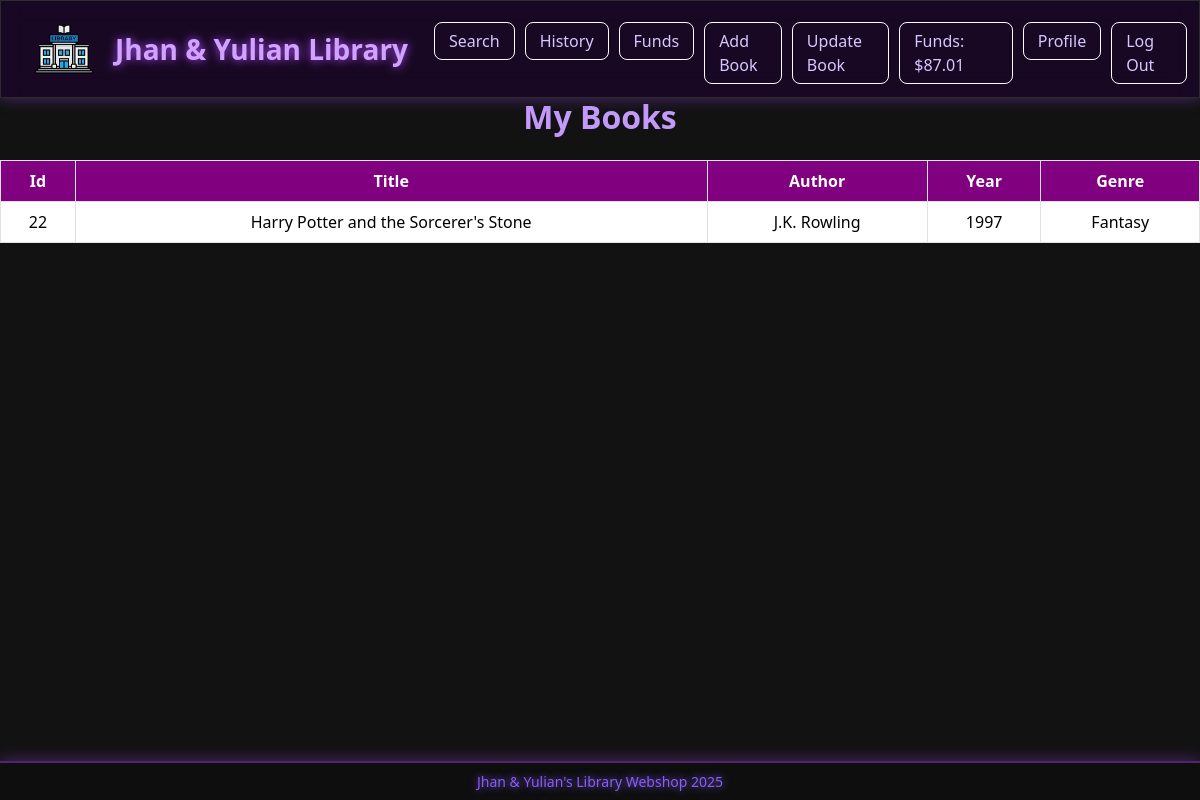
The page / (signed in) on the database its author committed.
### tables this page shows
CREATE TABLE users (
    id INTEGER PRIMARY KEY AUTOINCREMENT NOT NULL,
    username VARCHAR(30) NOT NULL UNIQUE,
    first_name VARCHAR(30) NOT NULL,
    last_name VARCHAR(30) NOT NULL,
    birth_date DATE,
    password_hash TEXT NOT NULL,
    funds NUMERIC NOT NULL DEFAULT 100.00
);

CREATE TABLE purchases (
    id INTEGER PRIMARY KEY AUTOINCREMENT NOT NULL,
    user_id INTEGER NOT NULL,
    book_id INTEGER NOT NULL,
    price NUMERIC NOT NULL,
    purchase_date DATETIME DEFAULT CURRENT_TIMESTAMP,
    FOREIGN KEY (user_id) REFERENCES users(id),
    FOREIGN KEY (book_id) REFERENCES books(id)
);

CREATE TABLE books (
    id INTEGER PRIMARY KEY AUTOINCREMENT NOT NULL,
    title VARCHAR(255) NOT NULL,
    author VARCHAR(255) NOT NULL,
    published_year INTEGER NOT NULL,
    genre VARCHAR(100) NOT NULL,
    price NUMERIC NOT NULL
);

### app.py (the view)
@app.route("/")
@login_required
def index():
    id = session["user_id"]
    funds = get_funds(id)
    books = db.execute("""SELECT * FROM books as b JOIN purchases as p
                            ON p.book_id = b.id
                            WHERE user_id = ?
                            ORDER BY title DESC""", session["user_id"])
    return render_template("index.html", funds=funds, books=books)

### app.py (called while the page is built)
@app.after_request
def after_request(response):
    response.headers["Cache-Control"] = "no-cache, no-store, must-revalidate"
    response.headers["Expires"] = 0
    response.headers["Pragma"] = "no-cache"
    return response

def get_funds(id):
    return db.execute("SELECT funds FROM users WHERE id = ?", id)[0]["funds"]

### helpers.py (called while the page is built)
def login_required(f):
    @wraps(f)
    def decorated_function(*args, **kwargs):
        user_role = session.get("role_id")
        if session.get("user_id") is None or user_role is None:
            return redirect("/login")
        return f(*args, **kwargs)
    return decorated_function

def usd(value):
    return f"${value:,.2f}"

### templates/index.html (shortened to what this page needs)
{% extends "layout.html" %}
{% block main %}
<h2 class="text-center mb-4" style="color: purple; font-weight: bold;">
    My Books
</h2>
<table class="table table-bordered text-center">
    <thead>
        <tr>
            <th style="background-color: purple !important; color: white !important;">Id</th>
            <th style="background-color: purple !important; color: white !important;">Title</th>
            <th style="background-color: purple !important; color: white !important;">Author</th>
            <th style="background-color: purple !important; color: white !important;">Year</th>
            <th style="background-color: purple !important; color: white !important;">Genre</th>
        </tr>
    </thead>
    <tbody>
        {% for book in books %}
        <tr>
            <td>{{ book.book_id }}</td>
            <td>{{ book.title }}</td>
            <td>{{ book.author }}</td>
            <td>{{ book.published_year }}</td>
            <td>{{ book.genre }}</td>
        </tr>
        {% endfor %}
    </tbody>
</table>
{% endblock %}

### templates/layout.html (shortened to what this page needs)
<!DOCTYPE html>
<html lang="en">
<head>
    <link href="https://cdn.jsdelivr.net/npm/bootstrap@5.3.3/dist/css/bootstrap.min.css" rel="stylesheet">
    <link href="https://cdn.jsdelivr.net/npm/bootstrap-icons@1.11.1/font/bootstrap-icons.css" rel="stylesheet">
    <link href="/static/styles.css" rel="stylesheet">
</head>
<body class="d-flex flex-column min-vh-100">
    <nav class="border navbar navbar-expand-md navbar-dark">
        <div class="container-fluid">
            <a href="/" class="navbar-brand d-flex align-items-center ms-3">
                <img src="../static/library.png" alt="Bookstore Logo" style="height: 70px;">
                <span class="ms-3 fs-3 fw-semibold">Jhan & Yulian Library</span>
            </a>
            <div class="collapse navbar-collapse" id="navbar">
                {% if session.get("user_id") %}
                <ul class="navbar-nav me-auto mt-2">
                    <li class="nav-item"><a class="nav-link" href="/search">Search</a></li>
                    <li class="nav-item"><a class="nav-link" href="/history">History</a></li>
                    <li class="nav-item"><a class="nav-link" href="/funds">Funds</a></li>
                    {% if session.get("role_id") == 1 %}
                    <li class="nav-item"><a class="nav-link" href="/add">Add Book</a></li>
                    <li class="nav-item"><a class="nav-link" href="/update_search">Update Book</a></li>
                    {% endif %}
                </ul>
                <ul class="navbar-nav ms-auto mt-2">
                    {% if funds is defined %}
                    <li class="nav-item">
                        <span class="nav-link">Funds: {{ funds | usd }}</span>
                    </li>
                    {% endif %}
                    <li class="nav-item"><a class="nav-link" href="/profile">Profile</a></li>
                    <li class="nav-item"><a class="nav-link" href="/logout">Log Out</a></li>
                </ul>
                {% else %}
                <ul class="navbar-nav ms-auto mt-2">
                    <li class="nav-item"><a class="nav-link" href="/register">Register</a></li>
                    <li class="nav-item"><a class="nav-link" href="/login">Log In</a></li>
                </ul>
                {% endif %}
            </div>
        </div>
    </nav>
    <main class="flex-fill">
        {% block main %}{% endblock %}
    </main>
    <footer class="text-center py-2 mt-auto">
        Jhan & Yulian's Library Webshop 2025
    </footer>
</body>
</html>

### static/styles.css (style rules this page uses)
body { background-color: #121212 !important; color: #f5f5f5 !important; min-height: 100vh; display: flex; flex-direction: column; }
.navbar, .bg-light { background-color: #1e1e1e !important; border-color: #2c2c2c !important; }
.nav-link { color: #b44bff !important; border: 1px solid #ffffff !important; padding: 6px 14px !important; border-radius: 8px; margin-left: 10px; transition: 0.25s; }
footer { margin-top: auto; padding: 8px 0; text-align: center; font-size: 14px; color: #8b5cf6 !important; background-color: #0e0e0e; border-top: 1px solid #4c3ac2; }
main { flex: 1; display: flex; flex-direction: column; }
html, body { height: 100%; }
h2, h3, h5 { color: #c39afa !important; text-align: center !important; }

### templates/layout.html (style rules this page uses)
nav.navbar { background: rgba(30, 0, 50, 0.55) !important; backdrop-filter: blur(12px); border-bottom: 2px solid rgba(170, 75, 255, 0.4); box-shadow: 0 0 15px rgba(170, 75, 255, 0.4); }
nav .nav-link { color: #d8c7ff !important; font-weight: 500; transition: 0.3s; }
nav .navbar-brand span { color: #cfa3ff !important; text-shadow: 0 0 10px #b44bff; }
body { background: #0c0b11; color: white; font-family: "Segoe UI", system-ui, sans-serif; }
footer { border-top: 2px solid rgba(180, 75, 255, 0.4); text-shadow: 0 0 8px #7b61ff; box-shadow: 0 -2px 15px rgba(180, 75, 255, 0.3); }

### rows shown on the page
users: funds "$87.01"
purchases: book_id "22", title "Harry Potter and the Sorcerer's Stone", author "J.K. Rowling", published_year "1997", genre "Fantasy"
